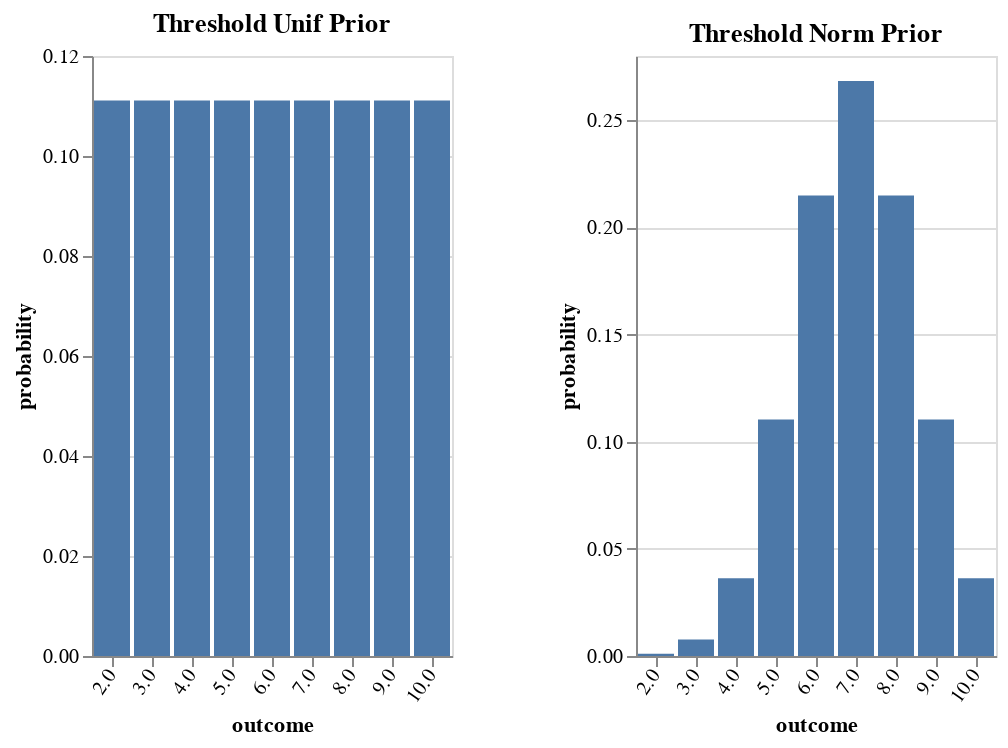

The code cell stored with this chart in its notebook:
### Code cell
thresholdPriorUnif, thresholdPriorNorm :: Model Double
thresholdPriorUnif = unif (drop 1 . dropEnd 1 $ heights)
thresholdPriorNorm = thresholdPriorUnif >>= \d -> observe (Normal 7 1.5) d >> return d

vlShow . sidewaysDists <$> sequence
  [ titled "Threshold Unif Prior" . barFromDist <$> enumD thresholdPriorUnif
  , titled "Threshold Norm Prior" . barFromDist <$> enumD thresholdPriorNorm
  ]

### Figure 1 — Vega-Lite specification as saved in the notebook (floating-point values rounded to 4 significant figures)
{"$schema": "https://vega.github.io/schema/vega-lite/v3.json", "hconcat": [{"$schema": "https://vega.github.io/schema/vega-lite/v3.json", "layer": [{"$schema": "https://vega.github.io/schema/vega-lite/v3.json", "data": {"values": [{"outcome": "2.0", "probability": 0.1111}, {"outcome": "3.0", "probability": 0.1111}, {"outcome": "4.0", "probability": 0.1111}, {"outcome": "5.0", "probability": 0.1111}, {"outcome": "6.0", "probability": 0.1111}, {"outcome": "7.0", "probability": 0.1111}, {"outcome": "8.0", "probability": 0.1111}, {"outcome": "9.0", "probability": 0.1111}, {"outcome": "10.0", "probability": 0.1111}]}, "description": "", "encoding": {"x": {"axis": {"labelAngle": -55}, "field": "outcome", "scale": {"rangeStep": 30}, "sort": null, "type": "ordinal"}, "y": {"field": "probability", "type": "quantitative"}}, "mark": "bar"}], "title": "Threshold Unif Prior"}, {"$schema": "https://vega.github.io/schema/vega-lite/v3.json", "layer": [{"$schema": "https://vega.github.io/schema/vega-lite/v3.json", "data": {"values": [{"outcome": "2.0", "probability": 0.001037}, {"outcome": "3.0", "probability": 0.007665}, {"outcome": "4.0", "probability": 0.03631}, {"outcome": "5.0", "probability": 0.1103}, {"outcome": "6.0", "probability": 0.2149}, {"outcome": "7.0", "probability": 0.2683}, {"outcome": "8.0", "probability": 0.2149}, {"outcome": "9.0", "probability": 0.1103}, {"outcome": "10.0", "probability": 0.03631}]}, "description": "", "encoding": {"x": {"axis": {"labelAngle": -55}, "field": "outcome", "scale": {"rangeStep": 30}, "sort": null, "type": "ordinal"}, "y": {"field": "probability", "type": "quantitative"}}, "mark": "bar"}], "title": "Threshold Norm Prior"}], "spacing": 50}
